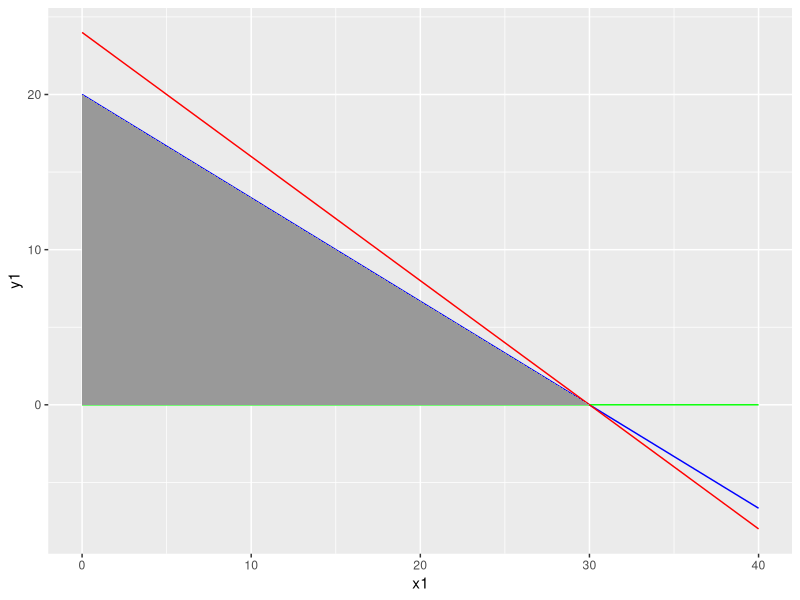
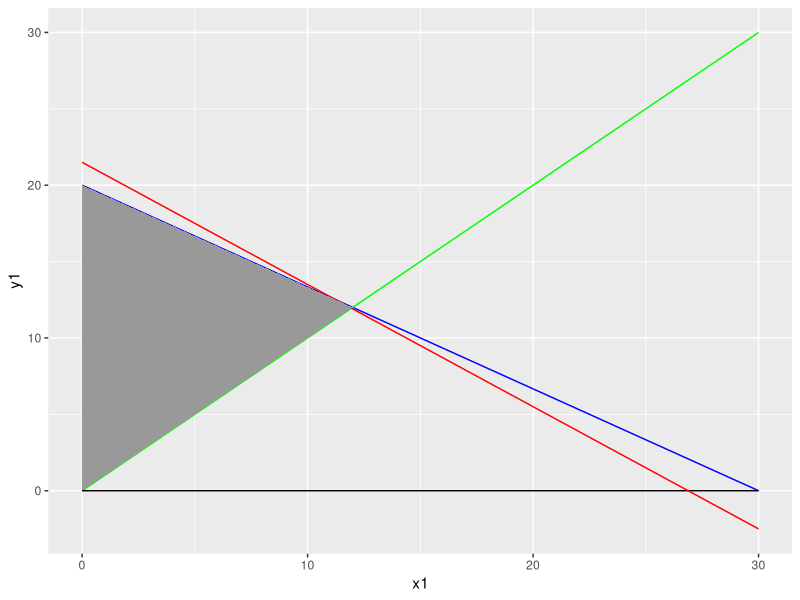
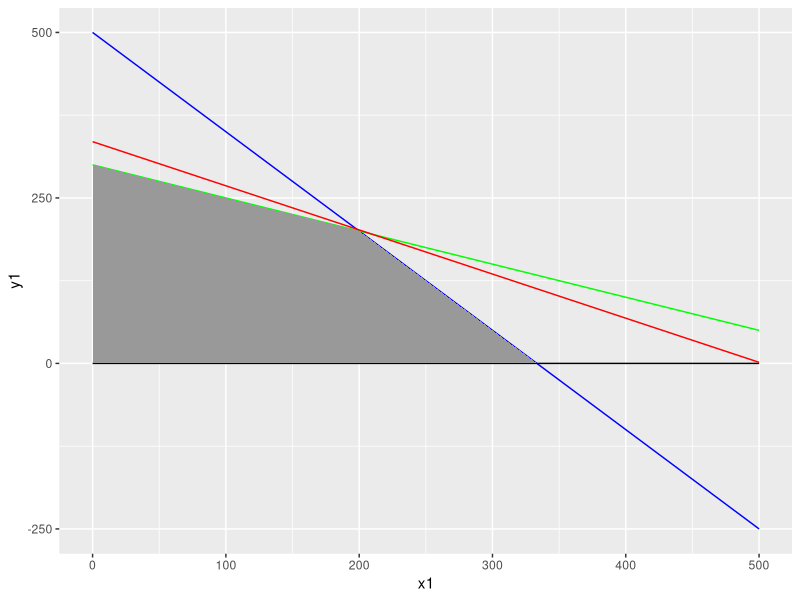

Here is the R script that generated these plots, in order:
## ---- chunk 1
knitr::opts_chunk$set(echo = TRUE)
## ---- chunk 2
library(ggplot2)

fun1 <- function(x) 60/3 -2/3*x
fun2 <- function(x) 0

x1 = seq(0,40)
m = function(x) -4/5*x +24
mydf = data.frame(x1, y1=fun1(x1), y2=fun2(x1), y3 = m(x1))
mydf <-  transform(mydf, z = pmax(y1,pmin(y2)))
ggplot(mydf, aes(x = x1)) + 
  geom_line(aes(y = y1), colour = 'blue') +
  geom_line(aes(y = y2), colour = 'green') +
  geom_line(aes(y = y3), colour = 'red')+
  geom_ribbon(aes(ymin=0,ymax = z), fill = 'gray60')

## ---- chunk 3
library('lpSolve')
#objective coefficients
c<-c(4,5)

#LHS of constraints
# define a 4x2 matrixn of zeros
A<-matrix(0,3,2)

# minutes constraint
A[1,]<-c(2,3)
# Non-negativity constraint
A[2,]<-c(1,0)
#Non-negativity constraints
A[3,]<-c(0,1)

#RHS of constraints
b<-c(60,0,0)

#All constraints have a <=
#dir<-rep("<=",4)
dir<-c("<=",">=",">=")
#solve the LP and assign the returned strcture to variable s
s=lp("max",c,A,dir,b,compute.sens = 1)
## ---- chunk 4
#status
cat("Status:",s$status,"\n")

#solution
cat("Solution:",s$solution,"\n") 

#profit
cat("Points:",s$objval,"\n")
## ---- chunk 5
library(ggplot2)
fun1 <- function(x) 60/3 -2/3*x
fun2 <- function(x) x
fun3 <- function(x) 0

x1 = seq(0,30)
m = function(x) -4/5*x +21.5
mydf = data.frame(x1, y1=fun1(x1), y2=fun2(x1), y3=fun3(x1), y4 = m(x1))
mydf <-  transform(mydf, z = pmax(y1,pmin(y2)))
ggplot(mydf, aes(x = x1)) + 
  geom_line(aes(y = y1), colour = 'blue') +
  geom_line(aes(y = y2), colour = 'green') +
  geom_line(aes(y = y3), colour = 'black')+
  geom_line(aes(y = y4), colour = 'red')+
  geom_ribbon(aes(ymin=y2,ymax = z), fill = 'gray60')


#geom_ribbon(aes(ymin=y1,ymax = z), fill = 'gray60')
## ---- chunk 6
c<-c(4,5)
# define a 4x2 matrixn of zeros
A<-matrix(0,4,2)

# minutes constraint
A[1,]<-c(2,3)
# minutes constraint
A[2,]<-c(1,-1)
# Non-negativity constraint
A[3,]<-c(1,0)
#Non-negativity constraints
A[4,]<-c(0,1)

#RHS of constraints
b<-c(60,0,0,0)

#All constraints have a <=
#dir<-rep("<=",4)
dir<-c("<=","<=",">=",">=")
#solve the LP and assign the returned strcture to variable s
s=lp("max",c,A,dir,b,compute.sens = 1)
## ---- chunk 7
#status
cat("Status:",s$status,"\n")
#solution
cat("Solution:",s$solution,"\n")
#profit
cat("Points:",s$objval,"\n")

## ---- chunk 8
library(ggplot2)
fun1 <- function(x) 1000/2 -3/2*x
fun2 <- function(x) 1200/4 -2/4*x
fun3 <- function(x) 0

x1 = seq(0,500)
m = function(x) -2/3*x +335
mydf = data.frame(x1, y1=fun1(x1), y2=fun2(x1), y3=fun3(x1), y4 = m(x1))
mydf <-  transform(mydf, z = pmax(0,pmin(y1,y2)))
ggplot(mydf, aes(x = x1)) + 
  geom_line(aes(y = y1), colour = 'blue') +
  geom_line(aes(y = y2), colour = 'green') +
  geom_line(aes(y = y3), colour = 'black')+
  geom_line(aes(y = y4), colour = 'red')+
  geom_ribbon(aes(ymin=0,ymax = z), fill = 'gray60')

## ---- chunk 9
c<-c(2000,3000)
# define a 4x2 matrixn of zeros
A<-matrix(0,4,2)

# minutes constraint
A[1,]<-c(3,2)
# minutes constraint
A[2,]<-c(2,4)
# Non-negativity constraint
A[3,]<-c(1,0)
#Non-negativity constraints
A[4,]<-c(0,1)

#RHS of constraints
b<-c(1000,1200,0,0)

#All constraints have a <=
#dir<-rep("<=",4)
dir<-c("<=","<=",">=",">=")
#solve the LP and assign the returned strcture to variable s
s=lp("max",c,A,dir,b,compute.sens = 1)
## ---- chunk 10
#status
cat("Status:",s$status,"\n")
#solution
cat("Solution:",s$solution,"\n")
#profit
cat("Profit:",s$objval,"\n")

## ---- chunk 11

c<-c(2000,3000)
# define a 4x2 matrixn of zeros
A<-matrix(0,4,2)

# minutes constraint
A[1,]<-c(3,2)
# minutes constraint
A[2,]<-c(2,4)
# Non-negativity constraint
A[3,]<-c(1,0)
#Non-negativity constraints
A[4,]<-c(0,1)

dir<-c("<=","<=",">=",">=")
fert = c(200,300,400,500,600,700,800,900,1000,1100,1200,1300,1400,1500,1600,1700,1800,1900,2000,2100, 2200)

for (i in fert) {
  b<-c(1000,i,0,0)
  s=lp("max",c,A,dir,b,compute.sens = 1)
  print(i)
  cat("Solution:",s$solution,"\n")
  cat("Profit:",s$objval,"\n")
}

## ---- chunk 12
c<-c(0.18,0.23, 0.05)
# define a 4x2 matrixn of zeros
A<-matrix(0,10,3)

# minutes constraint
A[1,]<-c(72, 121, 65)
A[2,]<-c(72, 121, 65)
A[3,]<-c(107, 500, 0)
A[4,]<-c(107, 500, 0)
A[5,]<-c(1, 0, 0)
A[6,]<-c(1, 0, 0)
A[7,]<-c(0, 1, 0)
A[8,]<-c(0, 1, 0)
A[9,]<-c(0, 0, 1)
A[10,]<-c(0, 0, 1)

#RHS of constraints
b<-c(2000,25000,5000,50000,10,0,10,0,10,0)

#All constraints have a <=
dir<-c(">=","<=",">=","<=","<=",">=","<=",">=","<=",">=")
s=lp("min",c,A,dir,b,compute.sens = 1)
## ---- chunk 13
#status
cat("Status:",s$status,"\n")
#solution
cat("Solution:",s$solution,"\n")
#profit
cat("Total cost:",s$objval,"\n")
## ---- chunk 14
c<-c(1,1.3,1.4, 1, 1.2, 1.6)
# define a 4x2 matrixn of zeros
A<-matrix(0,14,6)

# minutes constraint
A[1,]<-c(1,1,1,0,0,0)
A[2,]<-c(0,0,0,1,1,1)
A[3,]<-c(1,1,0,0,0,0)
A[4,]<-c(1,1,0,0,0,0)
A[5,]<-c(0,0,1,1,0,0)
A[6,]<-c(0,0,1,1,0,0)
A[7,]<-c(0,0,0,0,1,1)
A[8,]<-c(0,0,0,0,1,1)
A[9,]<-c(1,0,0,0,0,0)
A[10,]<-c(0,1,0,0,0,0)
A[11,]<-c(0,0,1,0,0,0)
A[12,]<-c(0,0,0,1,0,0)
A[13,]<-c(0,0,0,0,1,0)
A[14,]<-c(0,0,0,0,0,1)

#RHS of constraints
b<-c(2,3,1.2,2,1.5,2,2,3,0,0,0,0,0,0)

#All constraints have a <=
dir<-c("<=","<=",">=","<=",">=","<=",">=","<=",">=",">=",">=",">=",">=",">=")
s=lp("max",c,A,dir,b,compute.sens = 1)
## ---- chunk 15
#status
cat("Status:",s$status,"\n")
#solution
cat("Solution:",s$solution,"\n")
#profit
cat("Total weight (tons):",s$objval,"\n")
